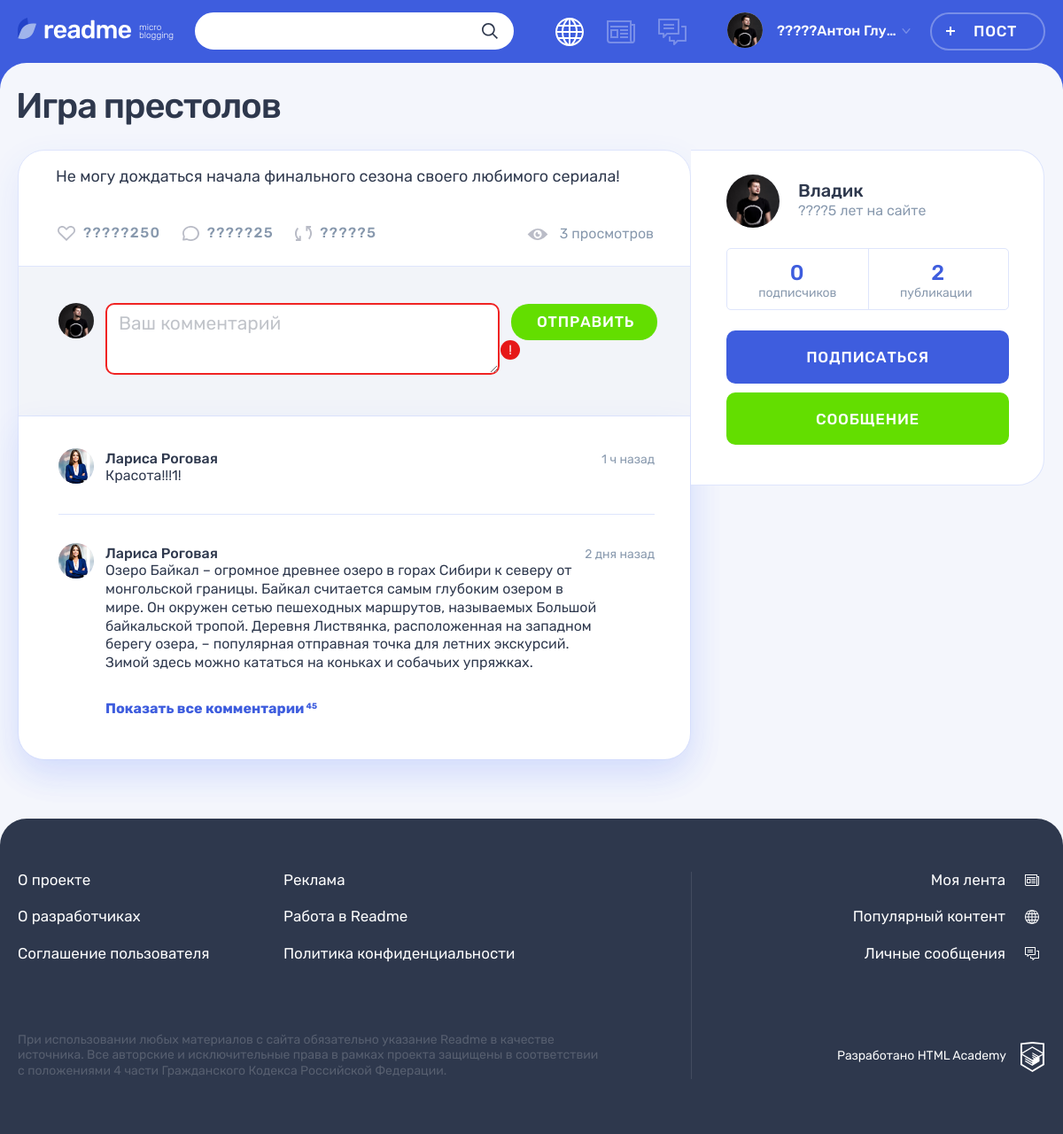
/post.php?id=2, run on the app's committed database.
### tables this page shows
CREATE TABLE IF NOT EXISTS posts (
id INT UNSIGNED AUTO_INCREMENT PRIMARY KEY,
author_id INT UNSIGNED,
post_type INT UNSIGNED,
dt_add DATETIME,
heading VARCHAR(128),
content TEXT,
quote_author TEXT,
img_url VARCHAR(128),
youtube_url VARCHAR(128),
url VARCHAR(128),
view_count INT,
FOREIGN KEY (author_id) REFERENCES users(id)
ON UPDATE CASCADE
ON DELETE CASCADE,
FOREIGN KEY (post_type) REFERENCES content_types(id)
ON UPDATE CASCADE
ON DELETE CASCADE
);

CREATE TABLE IF NOT EXISTS users (
id INT UNSIGNED AUTO_INCREMENT PRIMARY KEY,
username VARCHAR(32) NOT NULL UNIQUE,
dt_add DATETIME,
email VARCHAR(128) NOT NULL UNIQUE,
password VARCHAR(64),
avatar VARCHAR(128)
);

### helpers.php (called while the page is built, shortened)
<?php
function get_noun_plural_form(int $number, string $one, string $two, string $many): string
{
    $number = (int)$number;
    $mod10 = $number % 10;
    $mod100 = $number % 100;
    switch (true) {
        case ($mod10 >= 2 && $mod10 <= 4):
            return $two;
        default:
            return $many;
    }
}
function include_template($name, array $data = [])
{
    $name = 'templates/' . $name;
    extract($data);
    require $name;
    $result = ob_get_clean();
    return $result;
}

### functions.php (called while the page is built, shortened)
<?php
function cut_text (string $text, int $length = 300) {
    return $text;
}
function secure_query_bind_result(mysqli $connection, string $sql, bool $check, ...$params) {
    $param_types = '';
    foreach ($params as $param) {
        $param_types .= (gettype($param) == 'integer') ? 'i' : 's';
    }
    $prepared_sql = mysqli_prepare($connection, $sql);
    mysqli_stmt_bind_param($prepared_sql, $param_types, ...$params);
    mysqli_stmt_execute($prepared_sql);
    if ($check) {
        mysqli_stmt_bind_result($prepared_sql, $bind);
        mysqli_stmt_fetch($prepared_sql);
        mysqli_stmt_close($prepared_sql);
        return $bind;
    }
    else {
        return mysqli_stmt_get_result($prepared_sql);
    }
}

### templates/post-details.php (the view, shortened to what this page needs)
<!DOCTYPE html>
<html lang="ru">
<head>
  <link rel="stylesheet" href="css/main.css">
</head>
<body class="page">
<header class="header">
  <div class="header__wrapper container">
    <div class="header__logo-wrapper">
      <a class="header__logo-link" href="main.html">
        <img class="header__logo" src="img/logo.svg" alt="Логотип readme" width="128" height="24">
      </a>
      <p class="header__topic">
        micro blogging
      </p>
    </div>
    <form class="header__search-form form" action="#" method="get">
      <div class="header__search">
        <input class="header__search-input form__input" type="search">
        <button class="header__search-button button" type="submit">
          <svg class="header__search-icon" width="18" height="18">
            <use xlink:href="#icon-search"></use>
          </svg>
        </button>
      </div>
    </form>
    <div class="header__nav-wrapper">
      <nav class="header__nav">
        <ul class="header__my-nav">
          <li class="header__my-page header__my-page--popular">
            <a class="header__page-link header__page-link--active" title="Популярный контент">
            </a>
          </li>
          <li class="header__my-page header__my-page--feed">
            <a class="header__page-link" href="feed.html" title="Моя лента">
            </a>
          </li>
          <li class="header__my-page header__my-page--messages">
            <a class="header__page-link" href="messages.html" title="Личные сообщения">
            </a>
          </li>
        </ul>
        <ul class="header__user-nav">
          <li class="header__profile">
            <a class="header__profile-link" href="#">
              <div class="header__avatar-wrapper">
                <img class="header__profile-avatar" src="img/userpic-medium.jpg" alt="Аватар профиля">
              </div>
              <div class="header__profile-name">
                <span>?????Антон Глуханько</span>
                <svg class="header__link-arrow" width="10" height="6">
                  <use xlink:href="#icon-arrow-right-ad"></use>
                </svg>
              </div>
            </a>
          </li>
          <li>
            <a class="header__post-button button button--transparent" href="add.php">Пост</a>
          </li>
        </ul>
      </nav>
    </div>
  </div>
</header>
<main class="page__main page__main--publication">
  <div class="container">
    <h1 class="page__title page__title--publication"><?=$post['heading']?></h1>
    <section class="post-details">
      <div class="post-details__wrapper">
        <div class="post-details__main-block post post--details">
            <div class="post-<?=$post['type_class']?>">
                <?php
                $post_content = include_template($post['type_class'].'-details.php', ['post' => $post]);
                print($post_content);
                ?>
            </div>
          <div class="post__indicators">
            <div class="post__buttons">
              <a class="post__indicator post__indicator--likes button" href="#" title="Лайк">
                <svg class="post__indicator-icon" width="20" height="17">
                  <use xlink:href="#icon-heart"></use>
                </svg>
                <span>?????250</span>
              </a>
              <a class="post__indicator post__indicator--comments button" href="#" title="Комментарии">
                <svg class="post__indicator-icon" width="19" height="17">
                  <use xlink:href="#icon-comment"></use>
                </svg>
                <span>?????25</span>
              </a>
              <a class="post__indicator post__indicator--repost button" href="#" title="Репост">
                <svg class="post__indicator-icon" width="19" height="17">
                  <use xlink:href="#icon-repost"></use>
                </svg>
                <span>?????5</span>
              </a>
            </div>
            <span class="post__view"><?=$post['view_count']?> просмотров</span>
          </div>
          <div class="comments">
            <form class="comments__form form" action="#" method="post">
              <div class="comments__my-avatar">
                <img class="comments__picture" src="img/userpic-medium.jpg" alt="Аватар пользователя">
              </div>
              <div class="form__input-section form__input-section--error">
                <textarea class="comments__textarea form__textarea form__input" placeholder="Ваш комментарий"></textarea>
                <button class="form__error-button button" type="button">!</button>
              </div>
              <button class="comments__submit button button--green" type="submit">Отправить</button>
            </form>
            <div class="comments__list-wrapper">
              <ul class="comments__list">
                <li class="comments__item user">
                  <div class="comments__avatar">
                    <a class="user__avatar-link" href="#">
                      <img class="comments__picture" src="img/userpic-larisa.jpg" alt="Аватар пользователя">
                    </a>
                  </div>
                  <div class="comments__info">
                    <div class="comments__name-wrapper">
                      <a class="comments__user-name" href="#">
                        <span>Лариса Роговая</span>
                      </a>
                      <time class="comments__time" datetime="2019-03-20">1 ч назад</time>
                    </div>
                    <p class="comments__text">
                      Красота!!!1!
                    </p>
                  </div>
                </li>
                <li class="comments__item user">
                  <div class="comments__avatar">
                    <a class="user__avatar-link" href="#">
                      <img class="comments__picture" src="img/userpic-larisa.jpg" alt="Аватар пользователя">
                    </a>
                  </div>
                  <div class="comments__info">
                    <div class="comments__name-wrapper">
                      <a class="comments__user-name" href="#">
                        <span>Лариса Роговая</span>
                      </a>
                      <time class="comments__time" datetime="2019-03-18">2 дня назад</time>
                    </div>
                    <p class="comments__text">
                      Озеро Байкал – огромное древнее озеро в горах Сибири к северу от монгольской границы. Байкал считается самым глубоким озером в мире. Он окружен сетью пешеходных маршрутов, называемых Большой байкальской тропой. Деревня Листвянка, расположенная на западном берегу озера, – популярная отправная точка для летних экскурсий. Зимой здесь можно кататься на коньках и собачьих упряжках.
                    </p>
                  </div>
                </li>
              </ul>
              <a class="comments__more-link" href="#">
                <span>Показать все комментарии</span>
                <sup class="comments__amount">45</sup>
              </a>
            </div>
          </div>
        </div>
        <div class="post-details__user user">
          <div class="post-details__user-info user__info">
            <div class="post-details__avatar user__avatar">
              <a class="post-details__avatar-link user__avatar-link" href="#">
                <img class="post-details__picture user__picture" src="<?=$post['avatar']?>" alt="Аватар пользователя">
              </a>
            </div>
            <div class="post-details__name-wrapper user__name-wrapper">
              <a class="post-details__name user__name" href="#">
                <span><?= $post['username'] ?></span>
              </a>
              <time class="post-details__time user__time" datetime="2014-03-20">????5 лет на сайте</time>
            </div>
          </div>
          <div class="post-details__rating user__rating">
            <p class="post-details__rating-item user__rating-item user__rating-item--subscribers">
              <span class="post-details__rating-amount user__rating-amount"><?= $author_followers_count ?></span>
              <span class="post-details__rating-text user__rating-text"><?= get_noun_plural_form($author_followers_count,'подписчик','подписчика','подписчиков'); ?></span>
            </p>
            <p class="post-details__rating-item user__rating-item user__rating-item--publications">
              <span class="post-details__rating-amount user__rating-amount"><?= $author_posts_count ?></span>
              <span class="post-details__rating-text user__rating-text"><?= get_noun_plural_form($author_posts_count,'публикация','публикации','публикаций'); ?></span>
            </p>
          </div>
          <div class="post-details__user-buttons user__buttons">
            <button class="user__button user__button--subscription button button--main" type="button">Подписаться</button>
            <a class="user__button user__button--writing button button--green" href="#">Сообщение</a>
          </div>
        </div>
      </div>
    </section>
  </div>
</main>
<footer class="footer">
  <div class="footer__wrapper">
    <div class="footer__container container">
      <div class="footer__site-info">
        <div class="footer__site-nav">
          <ul class="footer__info-pages">
            <li class="footer__info-page">
              <a class="footer__page-link" href="#">О проекте</a>
            </li>
            <li class="footer__info-page">
              <a class="footer__page-link" href="#">Реклама</a>
            </li>
            <li class="footer__info-page">
              <a class="footer__page-link" href="#">О разработчиках</a>
            </li>
            <li class="footer__info-page">
              <a class="footer__page-link" href="#">Работа в Readme</a>
            </li>
            <li class="footer__info-page">
              <a class="footer__page-link" href="#">Соглашение пользователя</a>
            </li>
            <li class="footer__info-page">
              <a class="footer__page-link" href="#">Политика конфиденциальности</a>
            </li>
          </ul>
        </div>
        <p class="footer__license">
          При использовании любых материалов с сайта обязательно указание Readme в качестве источника. Все авторские и исключительные права в рамках проекта защищены в соответствии с положениями 4 части Гражданского Кодекса Российской Федерации.
        </p>
      </div>
      <div class="footer__my-info">
        <ul class="footer__my-pages">
          <li class="footer__my-page footer__my-page--feed">
            <a class="footer__page-link" href="feed.html">Моя лента</a>
          </li>
          <li class="footer__my-page footer__my-page--popular">
            <a class="footer__page-link" href="popular.html">Популярный контент</a>
          </li>
          <li class="footer__my-page footer__my-page--messages">
            <a class="footer__page-link" href="messages.html">Личные сообщения</a>
          </li>
        </ul>
        <div class="footer__copyright">
          <a class="footer__copyright-link" href="https://htmlacademy.ru">
            <span>Разработано HTML Academy</span>
            <svg class="footer__copyright-logo" width="27" height="34">
              <use xlink:href="#icon-htmlacademy"></use>
            </svg>
          </a>
        </div>
      </div>
    </div>
  </div>
</footer>
</body>
</html>

### templates/text-details.php
<div class="post__main">
    <p><?=htmlspecialchars(cut_text($post['content']))?></p>
</div>

### data on the page
posts: heading "Игра престолов", content "Не могу дождаться начала финального сезона своего любимого сериала!", view_count "3", author.avatar (picture), author.username "Владик"

### other printed values
$author_followers_count "0"
$author_posts_count "2"
